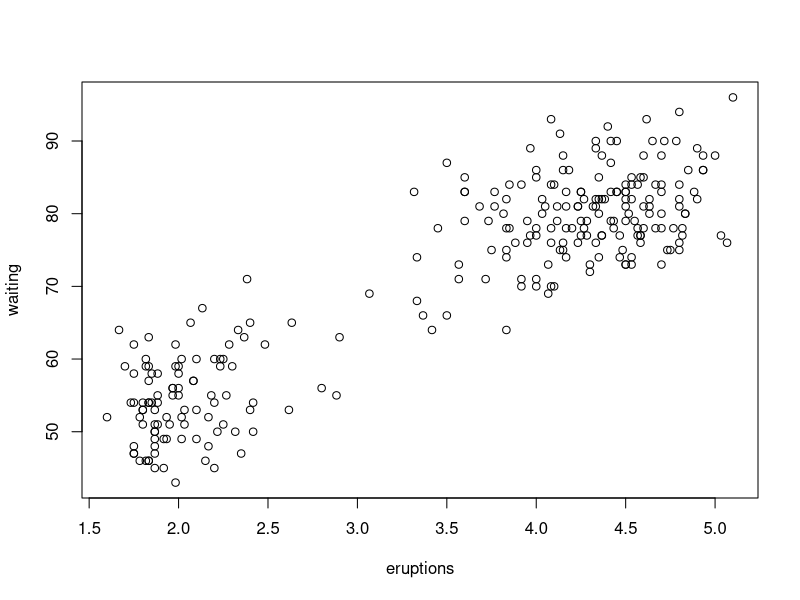
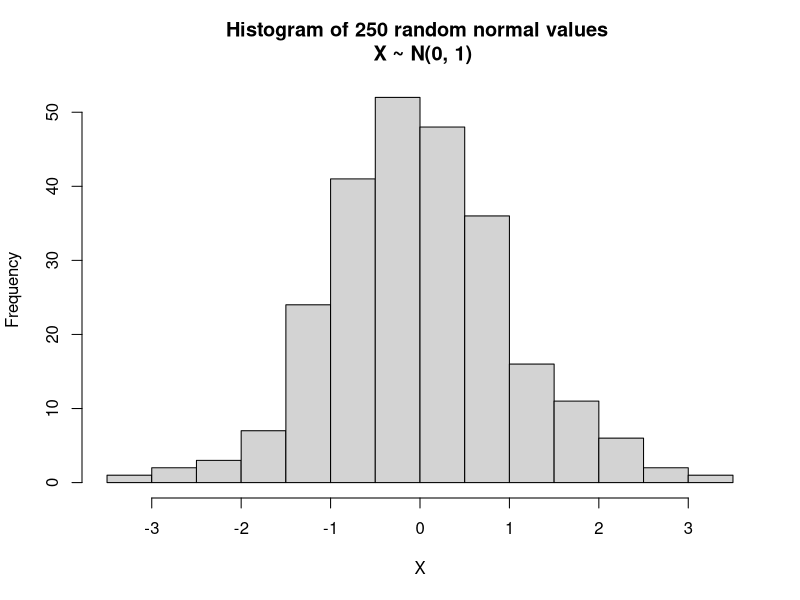

Source code (R) for these figures, in order:
## Quick Start Guide

## 5. Working with Vectors
# Exercises
# 1. Define

x <- c(4, 2, 6)
y <- c(1, 0, -1)

length(x) # (a) 3
sum(x)    # (b) 12
sum(x ^ 2)# (c) 56
x + y     # (d) 5, 2, 5
x * y     # (e) 4, 0, -6
x - 2     # (f) 2, 0, 4
x ^ 2     # (g) 16, 4, 36

# 2. Decide what the following sequences are and use R to check your answers:

seq(2, 9)               # (a) 2, 3, 4, 5, 6, 7, 8, 9
seq(4, 10, by = 2)      # (b) 4, 6, 8, 10
seq(3, 30, length = 10) # (c) 3, 6, 9, 12, 15, 18, 21, 24, 27, 30
seq(6, -4, by = -2)     # (d) 6, 4, 2, 0, -2, -4

# 3. Determine what the result will be of the following R expressions,
#    and then use R to check you are right:

rep(2,4)            # (a) 2, 2, 2, 2
rep(c(1,2),4)       # (b) 1, 2, 1, 2, 1, 2, 1, 2
rep(c(1,2),c(4,4))  # (c) 1, 1, 1, 1, 2, 2, 2, 2
rep(1:4,4)          # (d) 1, 2, 3, 4, 1, 2, 3, 4, 1, 2, 3, 4, 1, 2, 3, 4
rep(1:4,rep(3,4))   # (e) 1, 1, 1, 2, 2, 2, 3, 3, 3, 4, 4, 4

# 4. Use the rep function to define simply the following vectors in R. 

rep(6, 6)              # (a) 6,6,6,6,6,6
rep(c(5, 8), 4)        # (b) 5,8,5,8,5,8,5,8
rep(c(5, 8), each = 4) # (c) 5,5,5,5,8,8,8,8


## 6. Summary Statistics
# Exercises
# 1. If x <- c(5, 9, 2, 3, 4, 6, 7, 0, 8, 12, 2, 9) decide what each of the
#    following is and use R to check your answers:

x[2]             # (a) 9
x[2:4]           # (b) 9, 2, 3
x[c(2, 3, 6)]    # (c) 9, 2, 6
x[c(1:5, 10:12)] # (d) 5, 9, 2, 3, 4, 12, 2, 9
x[-(10:12)]      # (e) 5, 9, 2, 3, 4, 6, 7, 0, 8

# 2. The data, y <-c(33, 44, 29, 16, 25, 45, 33, 19, 54, 22, 21, 49, 11, 24, 56),
#    contain sales of  milk in litres for 5 days in three different shops (the
#    first 3 values are for shops 1,2 and 3 on Monday, etc.) Produce a
#    statistical summary of the sales for each day of the week and also for
#    each shop.

y <-c(33, 44, 29, 16, 25, 45, 33, 19, 54, 22, 21, 49, 11, 24, 56)
summary(y[1:3])   # Monday
# Min. 1st Qu.  Median    Mean 3rd Qu.    Max. 
# 29.00   31.00   33.00   35.33   38.50   44.00 

summary(y[4:6])   # Tuesday 
# Min. 1st Qu.  Median    Mean 3rd Qu.    Max. 
# 16.00   20.50   25.00   28.67   35.00   45.00 

summary(y[7:9])   # Wednesday
# Min. 1st Qu.  Median    Mean 3rd Qu.    Max. 
# 19.00   26.00   33.00   35.33   43.50   54.00 

summary(y[10:12]) # Thursday
# Min. 1st Qu.  Median    Mean 3rd Qu.    Max. 
# 21.00   21.50   22.00   30.67   35.50   49.00 

summary(y[13:15]) # Friday
# Min. 1st Qu.  Median    Mean 3rd Qu.    Max. 
# 11.00   17.50   24.00   30.33   40.00   56.00 


summary(y[c(1, 4, 7, 10, 13)]) # Shop 1
# Min. 1st Qu.  Median    Mean 3rd Qu.    Max. 
# 11      16      22      23      33      33 

summary(y[c(2, 5, 8, 11, 14)]) # Shop 2
# Min. 1st Qu.  Median    Mean 3rd Qu.    Max. 
# 19.0    21.0    24.0    26.6    25.0    44.0 

summary(y[c(3, 6, 9, 12, 15)]) # Shop 3
# Min. 1st Qu.  Median    Mean 3rd Qu.    Max. 
# 29.0    45.0    49.0    46.6    54.0    56.0


## 7. Logical Comparisons
# Exercises
# 1. For the data y <-c(33, 44, 29, 16, 25, 45, 33, 19, 54, 22, 21, 49, 11, 24, 56),
# find the minimum and maximum of y their location in the vector.

y <-c(33, 44, 29, 16, 25, 45, 33, 19, 54, 22, 21, 49, 11, 24, 56)
min(y) # [1] 11
max(y) # [1] 56
which.min(y) # [1] 13
which.max(y) # [1] 15

# 2. Find the median of y and use logicals to split y into two subsets. One subset
# will have all values in y strictly less than the median, and the other subset
# all values strictly greater than the median. Print the resulting subsets.

median(y) # [1] 29

less_than <- y[y < median(y)]
greater_than <- y[y > median(y)]
print(less_than)
print(greater_than)


## 8. Matrices
# Exercises
# Create in R matrices x ... and y.
# Calculate the following and check your ansers in R.

x <- matrix(data = c(3, 2, -1, 1), nrow = 2, ncol = 2, byrow = TRUE)
x
#      [,1] [,2]
# [1,]    3    2
# [2,]   -1    1

y <- matrix(c(1, 0, 4, 1), nrow = 2)
y
#      [,1] [,2]
# [1,]    1    4
# [2,]    0    1


2 * x    # (a)
#      [,1] [,2]
# [1,]    6    4
# [2,]   -2    2

x * x    # (b)
#      [,1] [,2]
# [1,]    9    4
# [2,]    1    1

x %*% x  # (c)
#      [,1] [,2]
# [1,]    7    8
# [2,]   -4   -1

x %*% y  # (d)
#      [,1] [,2]
# [1,]    3   14
# [2,]   -1   -3

solve(x) # (e)
#      [,1] [,2]
# [1,]  0.2 -0.4
# [2,]  0.2  0.6

x[1, ]   # (f)  [1] 3 2
x[, 2]   # (g)  [1] 2 1


## 9. Accessing Example Datasets
# Exercises
# 1. Use the dataset mtcars and find the mean weight and mean fuel consumption for
#    vehicles in the dataset. (type: help(mtcars) for a description of the variables
#    available.

data(mtcars)
mean(mtcars$wt)  # mean weight [1] 3.21725
mean(mtcars$mpg) # mean fuel comsumption  [1] 20.09062


## 10. The apply() function
# Exercises
# 1. Repeat the analyses of the datasets quakes and mtcars using the function apply()
#    to simplify the calculations.

data(quakes)
apply(quakes, 2, mean)
#       lat      long     depth       mag  stations 
# -20.64275 179.46202 311.37100   4.62040  33.41800 

data(mtcars)
apply(mtcars, 2, mean)
#        mpg        cyl       disp         hp       drat         wt       qsec 
#  20.090625   6.187500 230.721875 146.687500   3.596563   3.217250  17.848750 
#         vs         am       gear       carb 
#   0.437500   0.406250   3.687500   2.812500 


## 11. The aggregate() and table() functions
# Exercises
# 1. Use aggregate() to determine the median len for each combination of supp
# and dose

data(ToothGrowth)
with(ToothGrowth, aggregate(len, by = list(supp, dose), median))
#   Group.1 Group.2     x
# 1      OJ     0.5 12.25
# 2      VC     0.5  7.15
# 3      OJ     1.0 23.45
# 4      VC     1.0 16.50
# 5      OJ     2.0 25.95
# 6      VC     2.0 25.95

# 2. Use with() and addmargins() to produce the table of counts for the
# ToothGrowth data.

with(ToothGrowth, addmargins(table(supp, dose)))
#      dose
# supp  0.5  1  2 Sum
#   OJ   10 10 10  30
#   VC   10 10 10  30
#   Sum  20 20 20  60


## 12. Loops
# Exercises
# 1. Write a "for" loop to compute the value of a factorial for integers
# greater than zero. Execute the loop for an integer equal to 5, and print
# the factorials for 1, 2, 3, 4 and 5. Repeat the above, but with a "while"
# loop.

x <- 5
for(i in 1:x) {
	print(factorial(i))
}

# [1] 1
# [1] 2
# [1] 6
# [1] 24
# [1] 120

y <- 1
while(y <= 5) {
	print(factorial(y))
	y <- y + 1
}

# [1] 1
# [1] 2
# [1] 6
# [1] 24
# [1] 120


## 13. Writing Functions
# Exercises
# 1. Write a simple function that computes the sample variance for a vector of
# numeric values. Use this function with apply() to compute the sample variance
# for the dimensions in the trees data.

sampVar <- function(x) {
	return(sum((x - mean(x))^2)/(length(x)-1))
}

apply(trees, 2, sampVar)
#      Girth     Height     Volume 
#   9.847914  40.600000 270.202796 

# Compare your results to those computed with var().
apply(trees, 2, var)
#      Girth     Height     Volume 
#   9.847914  40.600000 270.202796 


## 14. Statistical Computation, Simulation and Random Sampling
# Exercises
# 1. Suppose X ~ N(2, 0.25). Denote by f and F the density and distribution functions
#    of X respectively. Use R to calculate

dnorm(0.5, mean = 2, sd = sqrt(0.25))  # (a) [1] 0.008863697
pnorm(2.5, mean = 2, sd = sqrt(0.25))  # (b) [1] 0.8413447
qnorm(0.95, mean = 2, sd = sqrt(0.25)) # (c) [1] 2.822427

pnorm(3, mean = 2, sd = sqrt(0.25)) - pnorm(1, mean = 2, sd = sqrt(0.25))
# (d) [1] 0.9544997

# 2. Repeat question 1 in the case that X has a t-distribution with 5 degrees of freedom
dt(0.5, df = 5)   # (a) [1] 0.3279185
pt(2.5, df = 5)   # (b) [1] 0.972755
qt(0.95, df = 5)  # (c) [1] 2.015048

pt(3, df = 5) - pt(1, df = 5)  # (d) [1] 0.1665591

# 3. Use the function rpois to simulate 10000 values from a Poisson distribution with a
#    parameter of your own choice. Produce a statistical summary of the result and
#    check that the mean and variance are in reasonable agreement with the true
#    population values.

set.seed(1234)
poisVector <- rpois(10000, lambda = 0.5)
mean(poisVector)  # [1] 0.4973
var(poisVector)   # [1] 0.4934421


## 15. Graphics
# Exercises
# 1. Use the dataset "faithful" and create a scatter plot matrix of the variables.
data(faithful)
plot(faithful)

# 2. Use x <- rnorm(250) to generate 250 standard normal random variables. Produce
# the histogram and compare to a stem-and-leaf plot of the data. The function stem()
# will produce the stem-and-leaf plot.

set.seed(1234)
normVector <- rnorm(250, mean = 0, sd = 1)

hist(normVector, main = "Histogram of 250 random normal values \n X ~ N(0, 1)",
	ylab = "Frequency", xlab = "X")

stem(normVector)